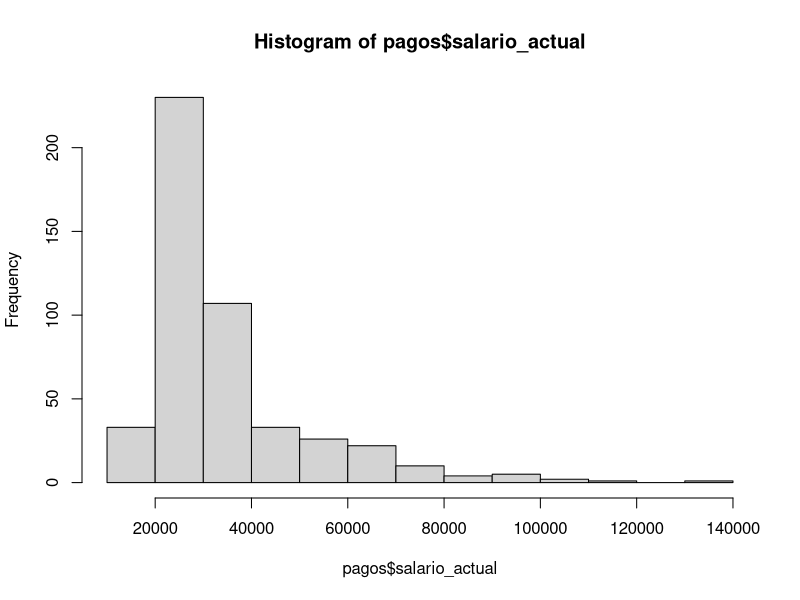
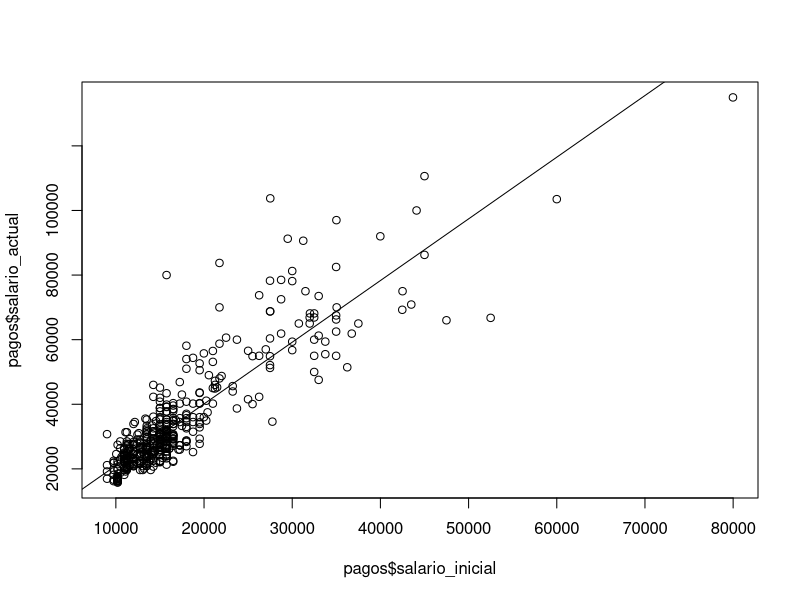

Write the R code that produced these figures, in order.
## ---- chunk 1
library(readxl)
pagos <- read_excel("trabajadores.xlsx")
names(pagos)
## ---- chunk 2
View(pagos)
## ---- chunk 3
class(pagos)
## ---- chunk 4
modelo3=lm(salario_actual~salario_inicial,data=pagos)
summary(modelo3)
## ---- chunk 5
hist(pagos$salario_actual)
## ---- chunk 6
cor.test(pagos$salario_actual, pagos$salario_inicial)
## ---- chunk 7
modelo3$coefficients
## ---- chunk 8
plot(pagos$salario_actual ~ pagos$salario_inicial)
abline(modelo3, col="black")
